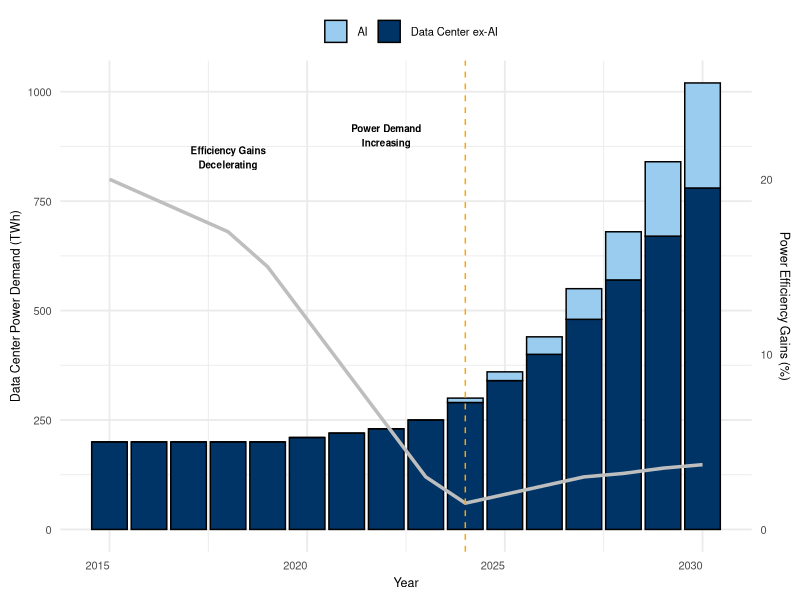

This figure's R source:
## ---- chunk 1
#| label: fig-ai-data-center-demand
#| fig-cap: "**Projected Demand**: By 2030, AI workloads will significantly increase power demand in data centers, outpacing efficiency gains seen previously. This emphasizes the growing environmental impact of AI systems. Source: masanet et al. (2020), cisco, IEA, goldman sachs global investment research."
#| fig-align: center
#| echo: false
#| message: false
#| warning: false

library(ggplot2)
library(dplyr)

data <- data.frame(
  Year = rep(2015:2030, 2),
  Demand = c(200, 200, 200, 200, 200, 210, 220, 230, 250, 290, 340, 400, 480, 570, 670, 780,
             0, 0, 0, 0, 0, 0, 0, 0, 0, 10, 20, 40, 70, 110, 170, 240),
  Type = rep(c("Data Center ex-AI", "AI"), each = 16),
  Efficiency_Gains = c(20, 19, 18, 17, 15, 12, 9, 6, 3, 1.5, 2, 2.5, 3, 3.2, 3.5, 3.7)
)

efficiency <- data.frame(
  Year = 2015:2030,
  Efficiency_Gains = c(20, 19, 18, 17, 15, 12, 9, 6, 3, 1.5, 2, 2.5, 3, 3.2, 3.5, 3.7)
)

ggplot() +
  geom_bar(data = data, aes(x = Year, y = Demand, fill = Type),
           stat = "identity", position = "stack", color = "black") +
  scale_fill_manual(values = c("Data Center ex-AI" = "#003366", "AI" = "#99ccee")) +
  geom_line(data = efficiency, aes(x = Year, y = Efficiency_Gains * 40),
            linewidth = 1.2, color = "gray") +
  scale_y_continuous(
    name = "Data Center Power Demand (TWh)",
    sec.axis = sec_axis(~./40, name = "Power Efficiency Gains (%)")
  ) +
  geom_vline(xintercept = 2024, linetype = "dashed", color = "orange") +
  annotate("text", x = 2022, y = 900, label = "Power Demand\nIncreasing", size = 2.5, fontface = "bold") +
  annotate("text", x = 2018, y = 850, label = "Efficiency Gains\nDecelerating", size = 2.5, fontface = "bold") +
  theme_minimal(base_size = 14) +
  theme(legend.position = "top", legend.box.margin = margin(b = -3, unit = "mm") ) +
  labs(fill = "", x = "Year")+
  theme(
axis.text = element_text(hjust=1,size=8), # txt on x-axes
axis.title = element_text(size = 9),      # axes title
legend.text = element_text(size = 8),     # txt legend
)

